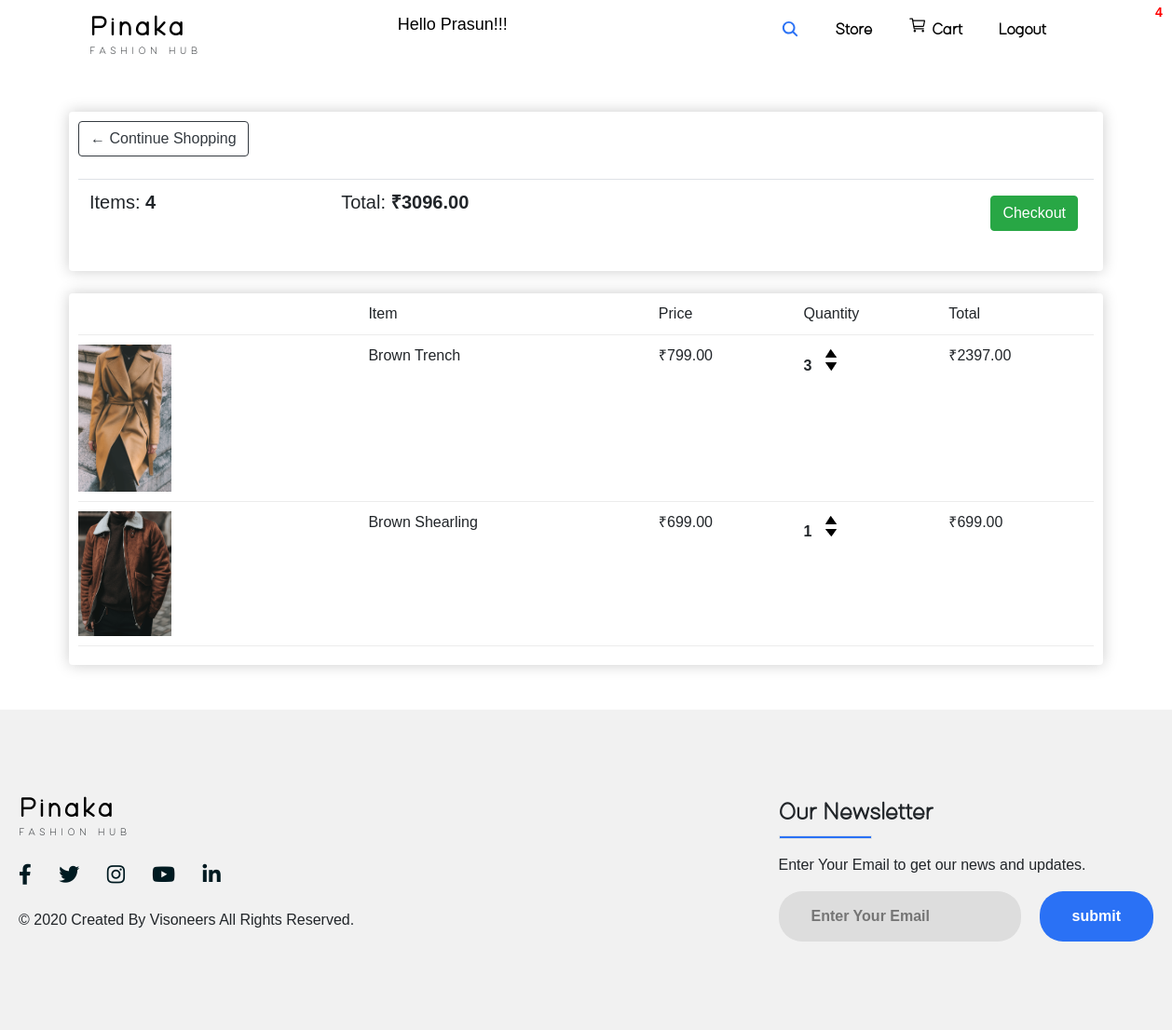
Page /cart/ (signed in) on the earlier database version.
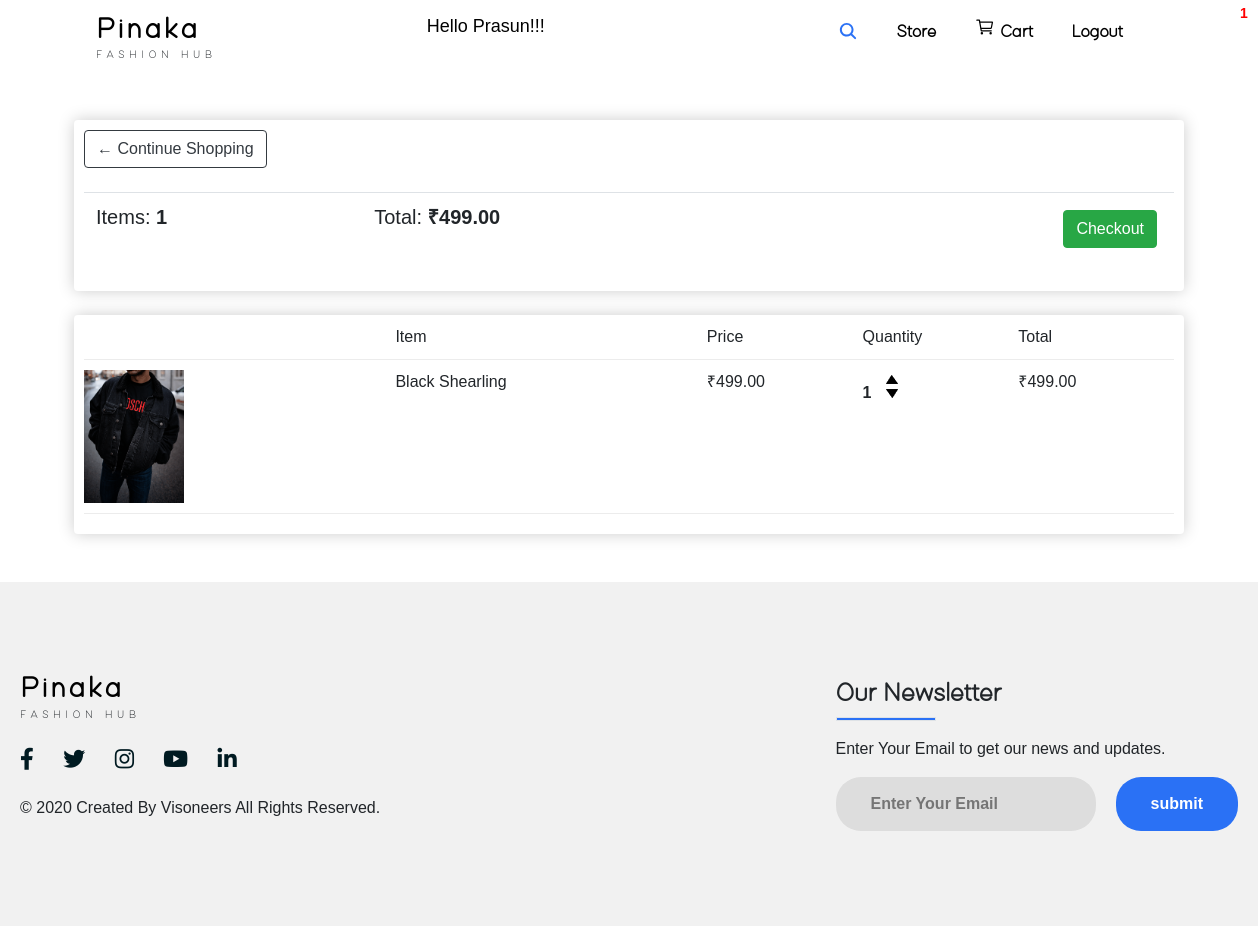
Same page on the later database version.
### store/models.py (models this page shows, shortened)
class Order(models.Model):
    customer=models.ForeignKey(Customer,on_delete=models.SET_NULL,blank=True,null=True)
    date_orderd=models.DateTimeField(auto_now_add=True)
    complete=models.BooleanField(default=False,null=True,blank=False)
    transaction_id=models.CharField(max_length=200,null=True)
    @property
    def get_cart_total(self):
        orderitems =self.orderitem_set.all()
        total=sum([item.get_total for item in orderitems])
        return total
    @property
    def get_cart_items(self):
        orderitems =self.orderitem_set.all()
        total=sum([item.quantity for item in orderitems])
        return total

class OrderItem(models.Model):
    product=models.ForeignKey(Product,on_delete=models.SET_NULL,blank=True,null=True)
    order=models.ForeignKey(Order,on_delete=models.SET_NULL,blank=True,null=True)
    quantity=models.IntegerField(default=0,null=True,blank=True)
    date_added=models.DateTimeField(auto_now_add=True)
    @property
    def get_total(self):
        total=self.product.price*self.quantity
        return total

class Product(models.Model):
    name=models.CharField(max_length=200,null=True)
    price=models.FloatField()
    digital=models.BooleanField(default=False,null=True,blank=False)
    image=models.ImageField(null=True,blank=True)
    @property
    def imageURL(self):
        try:
            url=self.image.url #chk
        except:
            url=' '
        return url

### store/views.py (the view)
# urls.py: path('cart/',views.cart,name="cart"),
@login_required(login_url='loginPage')
def cart(request):
    if request.user.is_authenticated:
        customer=request.user.customer
        order,created=Order.objects.get_or_create(customer=customer,complete=False)
        items=order.orderitem_set.all()
        cartItems=order.get_cart_items
    else:
        items=[]
        order={'get_cart_total':0,'get_cart_items':0,'shipping':False}
        cartItems=order['get_cart_items']
    context={'items':items,'order':order,'cartItems':cartItems}
    return render(request,'store/cart.html',context)

### store/templates/store/cart.html
{% extends 'store/main.html' %}
{% load static %}
{% block content %}
<div class="container">
    <br><br>
    <div class="row">
        <div class="col-lg-12">
            <div class="box-element">
                <a class="btn btn-outline-dark" href="{% url 'store'%}">&#x2190; Continue Shopping</a>
                <br>
                <br>
               <table class="table">
                   <tr>
                       <th><h5>Items: <strong>{{order.get_cart_items}}</strong></h5></th>
                       <th><h5>Total:<strong> ₹{{order.get_cart_total|floatformat:2}}</strong></h5></th>
                       <th>
                        <a style="float:right; margin:5px" class="btn btn-success" href="{% url 'checkout'%}">Checkout</a>
                     </th>
                   </tr>
                </table>
            </div>
            <br>
            <div class="box-element">
                <div class="cart-row">
                    <div style="flex:2"></div>
                    <div style="flex:2">Item</div>
                    <div style="flex:1">Price</div>
                    <div style="flex:1">Quantity</div>
                    <div style="flex:1">Total</div>
                </div>
                {% for item in items %}
            <div class="cart-row">
                    <div style="flex:2"><img class="row-image"src="{{item.product.imageURL}}"></div>
                    <div style="flex:2">{{item.product.name}}</div>
                    <div style="flex:1">₹{{item.product.price|floatformat:2}}</div>
                    <div style="flex:1">
                        <p class="quantity">{{item.quantity}}</p>
                        <div class="quantity">
                            <img data-product={{item.product.id}} data-action="add" class="chg-quantity update-cart" src="{% static  'images/uparrow.png' %}">
                            <img data-product={{item.product.id}} data-action="remove" class="chg-quantity update-cart" src="{% static  'images/downarrow.png' %}">
                        </div>
                    </div>
                    <div style="flex:1">₹{{item.get_total|floatformat:2}}</div>
            </div>
            {% endfor %}
            </div>
        </div>
    </div>
</div>
{% endblock content %}

### store/templates/store/main.html (shortened to what this page needs)
<!DOCTYPE html>
{% load static %}
<html lang="en">
<head>
    <link rel="stylesheet" href="https://cdn.jsdelivr.net/npm/bootstrap@4.5.3/dist/css/bootstrap.min.css">
    <link rel="stylesheet" href="https://cdnjs.cloudflare.com/ajax/libs/font-awesome/5.11.2/css/all.css">
    <link rel = "stylesheet" type = "text/css" href = "{% static 'css/main.css' %}">
    <link rel = "stylesheet" type = "text/css" href = "{% static 'css/carousel.css' %}">
</head>
<body>
    <p id="cart-total">{{cartItems}}</p>
    <div claas="web">
        <nav class="navigation">
            <div class="heading">
                <h1><a href="{% url 'store' %}">Pinaka</a></h1>
                <p>FASHION HUB</p>
            </div>
            <span class="hello-msg ">Hello {{request.user}}!!!</span>
            <div>
                <ul class="nav-menu">
                    <span class="search-box">
                    <li > <input class="input_box" type="text"  placeholder="Search">
                        <a class="search-btn" href="{% url 'store' %}" >
                            <ion-icon id="search-btn" name="search"></ion-icon>
                        </a>
                    </li>
                    </span>
                    <li><a href="{% url 'store' %}">Store</a></li>
                    <span>
                    <li><a href="{% url 'cart' %}"><ion-icon name="cart-outline"></ion-icon>Cart</ion-icon></a></li>
                    </span>
                    <span><a class="hello-msg" id="logout_btn " href="{% url 'logoutUser' %}">Logout</a></span>
                </ul>
            </div>
        </nav>
    </div>
    <div class="container-fluid">
        {% block content %}
        {% endblock content %}
    </div>
    <br><br>
    <footer>
        <div class="footer">
            <div class="left-col">
                <div class="heading">
                    <h1><a href="{% url 'store' %}">Pinaka</a></h1>
                    <p>FASHION HUB</p>
                </div>
                <div class="social-media">
                <a href="#"><i class="fab fa-facebook-f"></i></a>
                <a href="#"><i class="fab fa-twitter"></i></a>
                <a href="#"><i class="fab fa-instagram"></i></a>
                <a href="#"><i class="fab fa-youtube"></i></a>
                <a href="#"><i class="fab fa-linkedin-in"></i></a>
                </div>
                <p class="rights-text">© 2020 Created By Visoneers All Rights Reserved.</p>
            </div>
            <div class="right-col">
                <h1>Our Newsletter</h1>
                <div class="border"></div>
                <p>Enter Your Email to get our news and updates.</p>
                <form action="" class="newsletter-form">
                <input type="text" class="txtb" placeholder="Enter Your Email">
                <input type="submit" class="button" value="submit">
                </form>
            </div>
        </div>
      </footer>
</body>
</html>

### static/css/main.css (style rules this page uses)
html, body { margin: 0; padding: 0; width: 100%; height: 100vh; font-family: "Helvetica"; }
a, a:hover { color: black; text-decoration: none; }
ion-icon { font-size: 20px; padding-right: 6px; }
.search-box { position: relative; top: 35px; left: -10px; transform: translate(0,-100%); height:35px; background:rgba(255, 255, 255, 0); border-radius:3px; padding:10px; }
.input_box { height: 25px; background: none; border: none; outline:none; float:left; padding-right: 2px; color:black; font-size: 16px; transition: 0.4s all; line-height: 2px; width:0px; }
#search-btn { right:0px; padding-right:2px; }
.search-btn { top: -7px; color: #2a71f5; float: right; width: 35px; height: 32px; justify-content: center; line-height: 42px; text-align: center; border-radius: 50%; }
.navigation { z-index: 1; display: flex; flex-direction: row; justify-content: space-between; font-size: 1.5rem; padding: 0.8rem 6rem; height: 9vh; overflow: hidden; }
.heading { display: block; font-family: "Demure"; font-size: 1.3rem; letter-spacing: 3px; }
.heading h1 { font-size: 1.8rem; margin-block-end: 0em; font-weight: bold; }
.heading p { font-size: 0.7rem; letter-spacing: 4.5px; margin-block-start: 0em; font-weight: lighter; }
.navigation .nav-menu { margin: 0; display: flex; list-style-type: none; font-family: "Demure"; }
.navigation .nav-menu a { padding: 0rem 1.2rem; font-size: 1.1rem; position: relative; font-weight: bold; }
#cart-total { display: block; position: absolute; color: red; font-size: 14px; font-weight: bold; top:0.2rem; left:1240px; }
.hello-msg { font-size: 18px; color:black; margin-right:20px; }
.box-element { box-shadow:hsl(0, 0%, 80%) 0 0 16px; border-radius: 4px; background-color: #fff; padding: 10px; }
.cart-row { display: flex; align-items: flex-stretch; padding-bottom: 10px; margin-bottom: 10px; border-bottom: 1px solid #ececec ; }
.row-image { width: 100px; }
.quantity { display: inline-block; font-weight: 700; padding-right: 10px; }
.chg-quantity { width: 12px; cursor: pointer; display: block; margin-top: 5px; transition: 1s; }
footer { background: #f1f1f1; padding: 90px 0; }
.footer { max-width: 1300px; margin: auto; padding: 0 20px; display: flex; justify-content: space-between; align-items: center; flex-wrap: wrap-reverse; }
.social-media { margin: 20px 0; }
.social-media a { color: #001a21; margin-right: 25px; font-size: 22px; text-decoration: none; transition: .3s linear; }
.right-col h1 { font-family: "Demure"; font-weight: bold; font-size: 26px; }
.right-col p { margin-block-start: 1em; }
.border { width: 100px; height: 4px; background: #2a71f5; }
.newsletter-form { display: flex; justify-content: center; align-items: center; flex-wrap: wrap; }
.txtb { flex: 1; padding: 15px 35px; font-size: 16px; color: #293043; background: #ddd; border: none; font-weight: 700; outline: none; border-radius: 25px; min-width: 260px; }
.button { padding: 15px 35px; font-size: 16px; color: white; background: #2a71f5; border: none; font-weight: 700; outline: none; border-radius: 25px; margin-left: 20px; cursor: pointer; transition: opacity .3s linear; }

Differences in the rows shown:
no longer on this page (row edited): Order: get_cart_items "4", get_cart_total "3096.00"
removed OrderItem: product.imageURL (picture), product.name "Brown Trench", product.price "799.00", quantity "3", get_total "2397.00"
no longer on this page (row unchanged): OrderItem: product.imageURL (picture), product.name "Brown Shearling", product.price "699.00", quantity "1", get_total "699.00"
added Order: get_cart_items "1", get_cart_total "499.00"
added OrderItem: product.imageURL (picture), product.name "Black Shearling", product.price "499.00", quantity "1", get_total "499.00"
Other differences:
{{ cartItems }}: "4" → "1"
